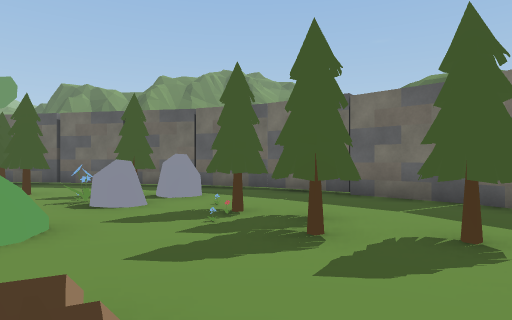
view 1 (above)

24 first-person views from a walk through a Unity game level. The camera is 1.4 m above the floor, looks level and sees 75° across. The floor is counted in squares, 2 m on a side. Each view is taken from the middle of a square. On the plan, view 1 faces up. The plan holds only what a view shows up to about 10 squares ahead; the rest is blank. The place goes on beyond the plan. Door leaves are left out, so doorways stand open.

view 2
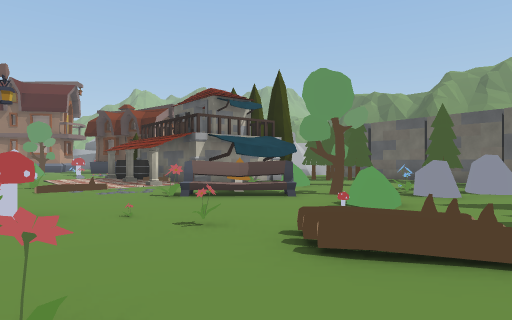

view 3
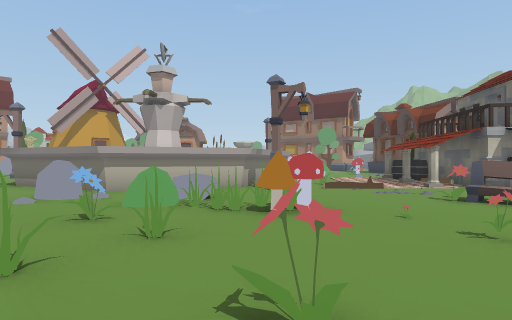

view 4
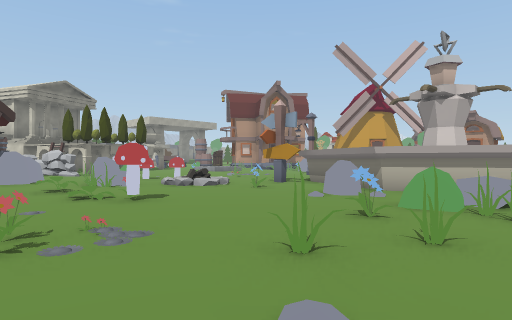

view 5
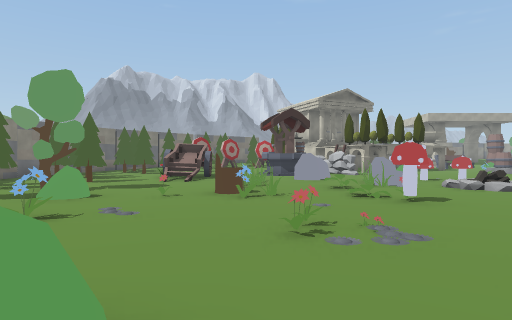

view 6
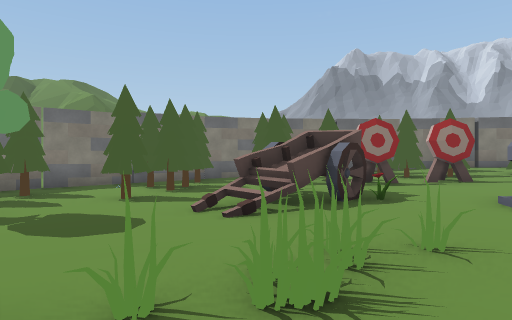

view 7
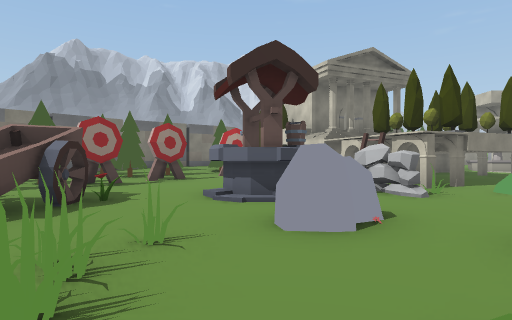

view 8
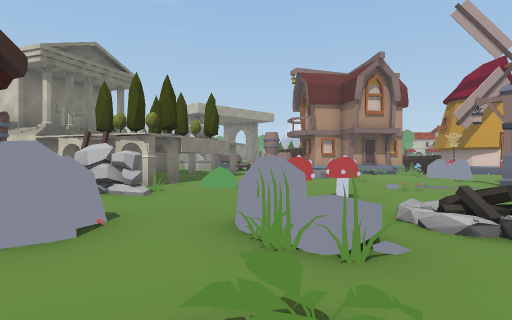

view 9
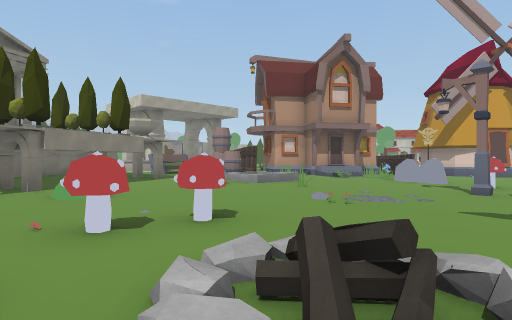

view 10
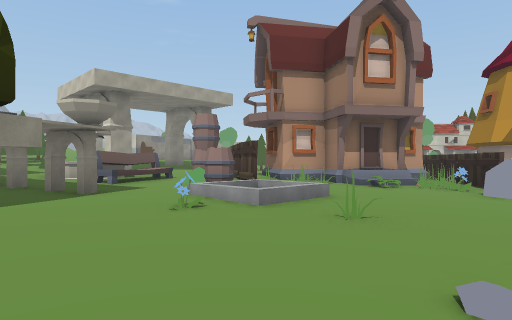

view 11
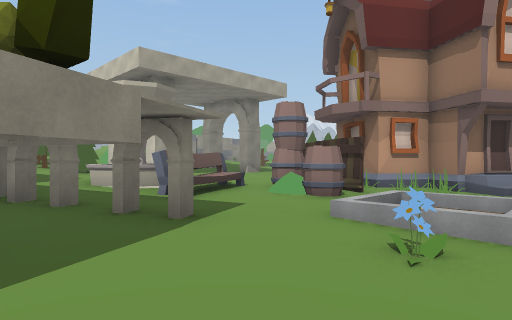

view 12
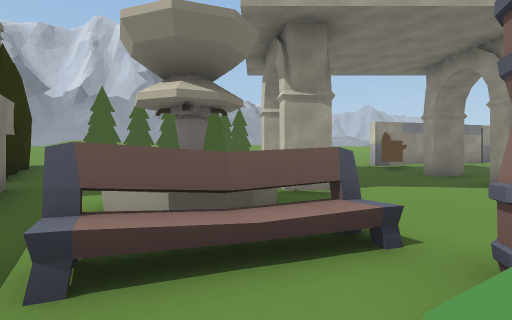

view 13
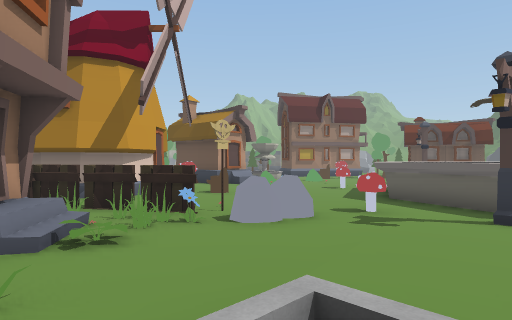

view 14
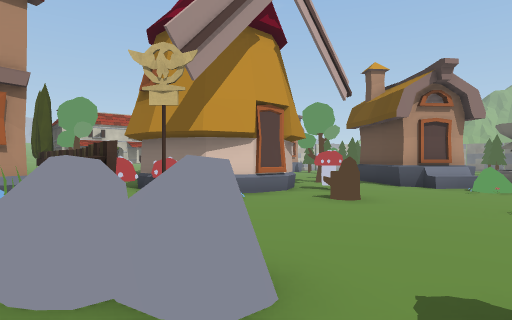

view 15
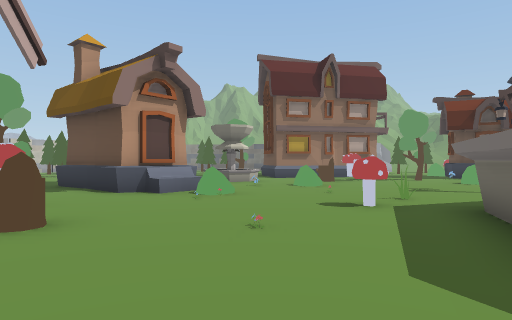

view 16
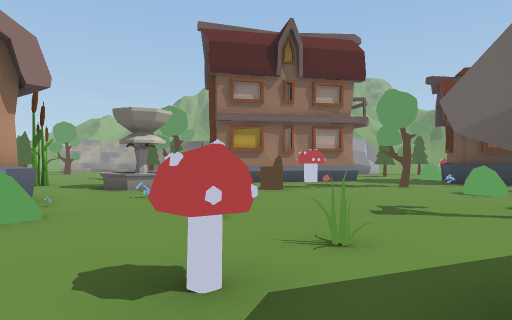

view 17
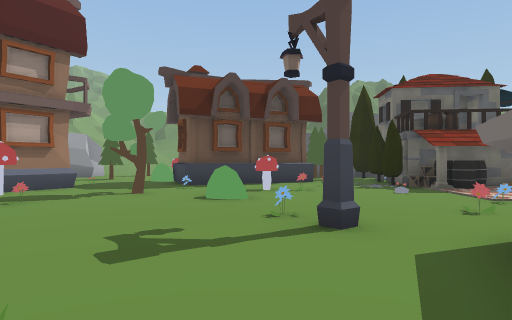

view 18
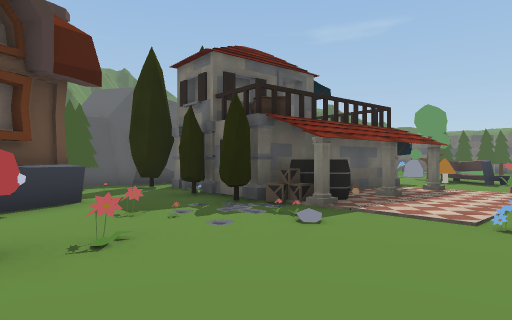

view 19
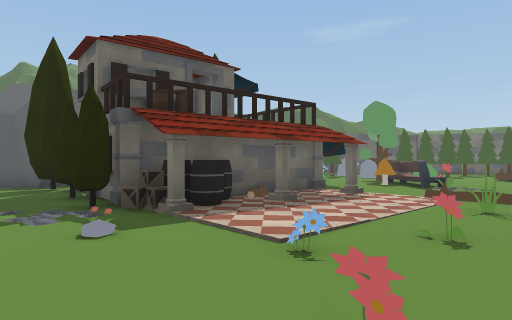

view 20
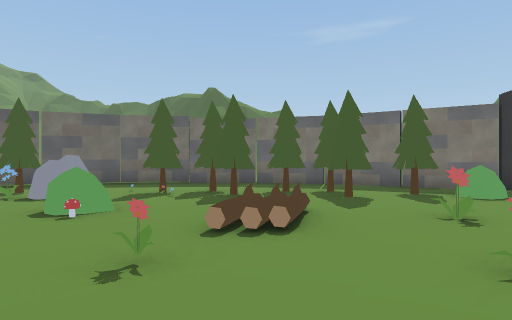

view 21
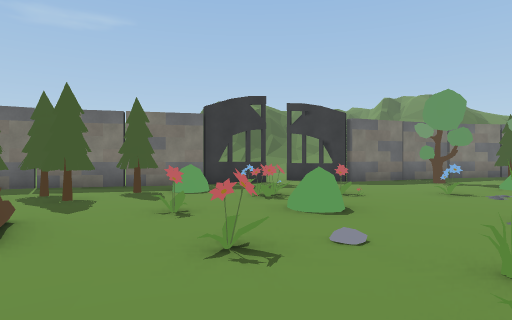

view 22
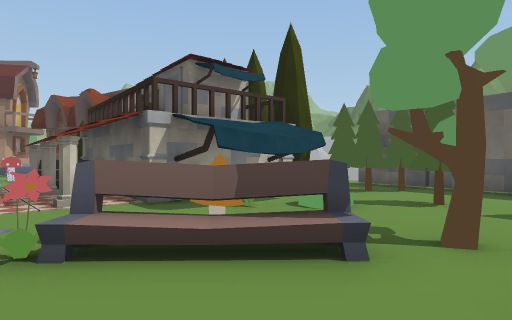

view 23
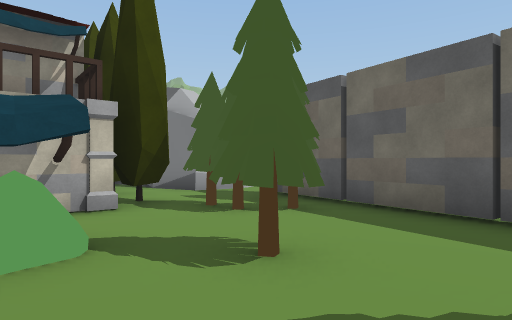

view 24
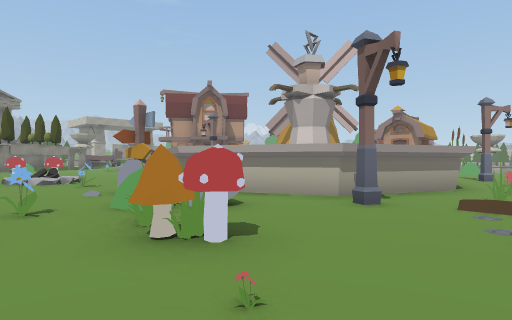

### Floor plan
Key: @ floor where view 1 was taken; # wall or solid block; . main floor; : floor 0.25 m higher than the main floor; + floor 0.5 m higher than the main floor; * floor 0.75 m higher than the main floor; % floor 1.25 m higher than the main floor; / step, stairs or slope; D open door; ≈ water the walk keeps out of; O other object.
Columns run from 25 left of view 1 to 6 right of it. Each row starts with its distance up from view 1.
 10            ## ##.#####..
  9           OO###...OO.#####
  8           OOOOOO.OOO.....##.
  7           ..DO  #O .O.OOO.##
  6          #OOOO  ##OO....... #
  5    ...##O..O#   ##OO...OOO...#
  4   ##......OO OO##OO.OO...OO..#
  3   #O.OO.OOOOOOO.O..OO.OO.OOO. #
  2   #..O.O....O......O........O #
  1    .O..O....O....OOO....O..OOO#
  0    .O......O.O.O..O..OO.O@..OO##
 -1    O....OO...##.....O.....O.OO.O
 -2 O   ......    ###O..O...O..OO.OO
 -3 OO  O.....      ##.OO.O...O.....
 -4 .O.O..OO.        #.OOO.O....O..
 -5 .........#       ##O....OO......
 -6  OOOO...O##      #.O....O..OO...
 -7 OOOOO.....#      #......OO.....O
 -8 OOO....OO.##    ##.O..OO.O.OO...
 -9 ...........###  .O.//....OO..O..
-10  O..O.O............OO:OO:O:....O
-11   O#.......O.O.OO::::OO::O::::OO
-12    ##.....O::::OO::OO::O:O:O::O:
-13     # .::#O:::::::::O::O:::OO:OO
-14     # O###O:::O::::::::  +OO ++O
-15     O:##O:O::::::::O+O+ O++++O++
-16      ##OOO:::  O++++O#O  ++O+OOO
-17   O ##   #OO+ /+++##OOO  +O+++O
-18   O      #OO#O++OOO≈O#O  +OOO
-19          ###OO++##O≈ ## OOOOO#
-20           # OOOO+OO#
-21           #++OOO+###
-22            +++OO**#
-23           +**** **#
-24          #***# */  O
-25          /*//  O%O%O
-26         /////# OO  /O
-27         /%%/     OO
-28         //O/

Positions as (right, up) in squares from view 1, and headings:
1: (0, 0), facing up
2: (0, -2), facing up-left
3: (0, -2), facing left
4: (0, -2), facing down-left
5: (0, -2), facing down
6: (-1, -9), facing down-right
7: (-1, -9), facing down
8: (-1, -9), facing down-left
9: (-4, -9), facing down-left
10: (-7, -12), facing down-left
11: (-7, -15), facing down-left
12: (-11, -18), facing down
13: (-11, -17), facing up-left
14: (-13, -12), facing left
15: (-15, -11), facing up-left
16: (-16, -7), facing up-left
17: (-17, -5), facing up
18: (-17, 0), facing up-right
19: (-15, -1), facing up-right
20: (-4, -2), facing up-right
21: (-4, -2), facing right
22: (-3, 1), facing up-left
23: (-3, 5), facing up-left
24: (-3, 1), facing down-left
